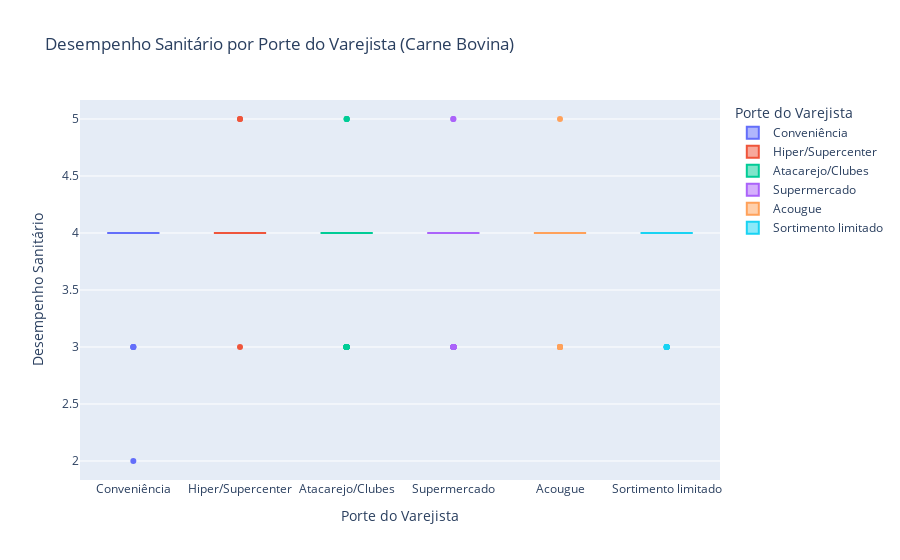

Write notebook code for a chart like this one.
### Code cell
# Análise Exploratória
fig = px.box(carne_bovina_data, x='porte_loja', y='est_desempenho_sanitario',
             title='Desempenho Sanitário por Porte do Varejista (Carne Bovina)',
             labels={'porte_loja': 'Porte do Varejista', 'est_desempenho_sanitario': 'Desempenho Sanitário'},
             color='porte_loja')
fig.show()

### Figure 1 — Plotly figure (JSON) as saved in the notebook; plotly's stock layout.template omitted (floating-point values rounded to 4 significant figures; data arrays with more than 128 entries replaced by an {"elided": "..."} marker saying what was removed)
{"data": [{"alignmentgroup": "True", "hovertemplate": "Porte do Varejista=%{x}<br>Desempenho Sanitário=%{y}<extra></extra>", "legendgroup": "Conveniência", "marker": {"color": "#636efa"}, "name": "Conveniência", "notched": false, "offsetgroup": "Conveniência", "orientation": "v", "showlegend": true, "type": "box", "x": ["Conveniência", "Conveniência", "Conveniência", "Conveniência", "Conveniência", "Conveniência", "Conveniência", "Conveniência", "Conveniência", "Conveniência", "Conveniência", "Conveniência", "Conveniência", "Conveniência", "Conveniência", "Conveniência", "Conveniência", "Conveniência", "Conveniência", "Conveniência", "Conveniência", "Conveniência", "Conveniência", "Conveniência", "Conveniência"], "x0": " ", "xaxis": "x", "y": [4, 4, 4, 4, 4, 3, 4, 4, 2, 4, 3, 4, 4, 4, 4, 3, 4, 4, 4, 4, 4, 4, 4, 4, 4], "y0": " ", "yaxis": "y"}, {"alignmentgroup": "True", "hovertemplate": "Porte do Varejista=%{x}<br>Desempenho Sanitário=%{y}<extra></extra>", "legendgroup": "Hiper/Supercenter", "marker": {"color": "#EF553B"}, "name": "Hiper/Supercenter", "notched": false, "offsetgroup": "Hiper/Supercenter", "orientation": "v", "showlegend": true, "type": "box", "x": ["Hiper/Supercenter", "Hiper/Supercenter", "Hiper/Supercenter", "Hiper/Supercenter", "Hiper/Supercenter", "Hiper/Supercenter", "Hiper/Supercenter", "Hiper/Supercenter", "Hiper/Supercenter", "Hiper/Supercenter", "Hiper/Supercenter", "Hiper/Supercenter", "Hiper/Supercenter", "Hiper/Supercenter", "Hiper/Supercenter", "Hiper/Supercenter", "Hiper/Supercenter", "Hiper/Supercenter", "Hiper/Supercenter", "Hiper/Supercenter", "Hiper/Supercenter", "Hiper/Supercenter", "Hiper/Supercenter", "Hiper/Supercenter", "Hiper/Supercenter", "Hiper/Supercenter", "Hiper/Supercenter", "Hiper/Supercenter", "Hiper/Supercenter", "Hiper/Supercenter"], "x0": " ", "xaxis": "x", "y": [5, 4, 4, 4, 4, 4, 4, 4, 3, 4, 4, 4, 4, 4, 5, 4, 4, 4, 4, 4, 4, 4, 4, 4, 4, 4, 4, 4, 4, 4], "y0": " ", "yaxis": "y"}, {"alignmentgroup": "True", "hovertemplate": "Porte do Varejista=%{x}<br>Desempenho Sanitário=%{y}<extra></extra>", "legendgroup": "Atacarejo/Clubes", "marker": {"color": "#00cc96"}, "name": "Atacarejo/Clubes", "notched": false, "offsetgroup": "Atacarejo/Clubes", "orientation": "v", "showlegend": true, "type": "box", "x": {"elided": "309 str values"}, "x0": " ", "xaxis": "x", "y": {"elided": "309 int values"}, "y0": " ", "yaxis": "y"}, {"alignmentgroup": "True", "hovertemplate": "Porte do Varejista=%{x}<br>Desempenho Sanitário=%{y}<extra></extra>", "legendgroup": "Supermercado", "marker": {"color": "#ab63fa"}, "name": "Supermercado", "notched": false, "offsetgroup": "Supermercado", "orientation": "v", "showlegend": true, "type": "box", "x": {"elided": "493 str values"}, "x0": " ", "xaxis": "x", "y": {"elided": "493 int values"}, "y0": " ", "yaxis": "y"}, {"alignmentgroup": "True", "hovertemplate": "Porte do Varejista=%{x}<br>Desempenho Sanitário=%{y}<extra></extra>", "legendgroup": "Acougue", "marker": {"color": "#FFA15A"}, "name": "Acougue", "notched": false, "offsetgroup": "Acougue", "orientation": "v", "showlegend": true, "type": "box", "x": ["Acougue", "Acougue", "Acougue", "Acougue", "Acougue", "Acougue", "Acougue", "Acougue", "Acougue", "Acougue", "Acougue", "Acougue", "Acougue", "Acougue", "Acougue", "Acougue", "Acougue", "Acougue", "Acougue", "Acougue", "Acougue", "Acougue", "Acougue", "Acougue", "Acougue", "Acougue", "Acougue", "Acougue", "Acougue", "Acougue", "Acougue", "Acougue", "Acougue", "Acougue"], "x0": " ", "xaxis": "x", "y": [4, 4, 3, 4, 4, 4, 4, 3, 4, 5, 4, 4, 4, 4, 4, 4, 4, 3, 4, 4, 3, 4, 4, 4, 4, 4, 4, 3, 4, 3, 4, 4, 4, 4], "y0": " ", "yaxis": "y"}, {"alignmentgroup": "True", "hovertemplate": "Porte do Varejista=%{x}<br>Desempenho Sanitário=%{y}<extra></extra>", "legendgroup": "Sortimento limitado", "marker": {"color": "#19d3f3"}, "name": "Sortimento limitado", "notched": false, "offsetgroup": "Sortimento limitado", "orientation": "v", "showlegend": true, "type": "box", "x": ["Sortimento limitado", "Sortimento limitado", "Sortimento limitado", "Sortimento limitado", "Sortimento limitado", "Sortimento limitado", "Sortimento limitado", "Sortimento limitado", "Sortimento limitado", "Sortimento limitado", "Sortimento limitado", "Sortimento limitado", "Sortimento limitado", "Sortimento limitado", "Sortimento limitado", "Sortimento limitado", "Sortimento limitado", "Sortimento limitado", "Sortimento limitado", "Sortimento limitado", "Sortimento limitado", "Sortimento limitado", "Sortimento limitado", "Sortimento limitado", "Sortimento limitado", "Sortimento limitado", "Sortimento limitado", "Sortimento limitado", "Sortimento limitado", "Sortimento limitado", "Sortimento limitado", "Sortimento limitado", "Sortimento limitado", "Sortimento limitado", "Sortimento limitado", "Sortimento limitado", "Sortimento limitado", "Sortimento limitado", "Sortimento limitado", "Sortimento limitado", "Sortimento limitado", "Sortimento limitado", "Sortimento limitado", "Sortimento limitado", "Sortimento limitado", "Sortimento limitado", "Sortimento limitado", "Sortimento limitado", "Sortimento limitado", "Sortimento limitado", "Sortimento limitado", "Sortimento limitado", "Sortimento limitado", "Sortimento limitado", "Sortimento limitado", "Sortimento limitado", "Sortimento limitado", "Sortimento limitado", "Sortimento limitado", "Sortimento limitado"], "x0": " ", "xaxis": "x", "y": [4, 4, 4, 4, 4, 4, 3, 4, 4, 4, 4, 4, 3, 3, 4, 4, 4, 4, 4, 4, 4, 4, 4, 4, 4, 3, 4, 4, 4, 4, 4, 4, 4, 4, 4, 4, 4, 4, 4, 4, 4, 4, 3, 4, 4, 4, 4, 4, 4, 4, 4, 4, 4, 4, 4, 3, 3, 4, 4, 4], "y0": " ", "yaxis": "y"}], "layout": {"boxmode": "overlay", "legend": {"title": {"text": "Porte do Varejista"}, "tracegroupgap": 0}, "title": {"text": "Desempenho Sanitário por Porte do Varejista (Carne Bovina)"}, "xaxis": {"anchor": "y", "categoryarray": ["Conveniência", "Hiper/Supercenter", "Atacarejo/Clubes", "Supermercado", "Acougue", "Sortimento limitado"], "categoryorder": "array", "domain": [0, 1], "title": {"text": "Porte do Varejista"}}, "yaxis": {"anchor": "x", "domain": [0, 1], "title": {"text": "Desempenho Sanitário"}}}}
